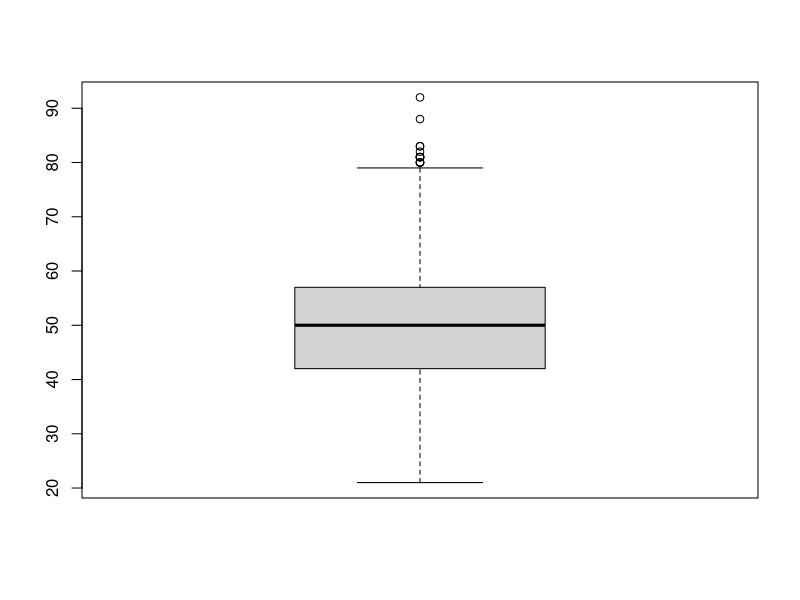

R code for this plot:
# Eleições 2022 ----------------------------------------------------------------
#
# Objetivo: Cruzar dados de bens com informações de perfil de candidatos(as)
#
# Criado por: Haydee Svab em 01/09/2022
# Atualizado por: Haydee Svab em 12/09/2022
# ------------------------------------------------------------------------------

# SETUP INICIAL ----------------------------------------------------------------

# Carrega pacote tidyverse
library(tidyverse)

# Configura diretório de trabalho
setwd("/cloud/project/Aula5_files")

# LEITURA DE ARQUIVOS-----------------------------------------------------------

# Arquivo com todas informações de candidatos(as) de São Paulo
info_candidatos_sp <- data.table::fread(file = "./data/consulta_cand_2022_SP.csv",
                                             sep = ";",
                                             dec = ",",
                                             encoding = "Latin-1")


# Arquivo com todas informações de bens candidatos(as) de São Paulo
info_bens_candidatos_sp <- data.table::fread(file = "./data/bem_candidato_2022_SP.csv",
                                           sep = ";",
                                           dec = ",",
                                           encoding = "Latin-1")

# TRATAMENTO DE DADOS ----------------------------------------------------------

# Total de bens por candidato(a)
df_total_bens_por_candidato <- info_bens_candidatos_sp %>%
  group_by(SQ_CANDIDATO) %>% 
  summarise(VR_BEM_CANDIDATO = sum(VR_BEM_CANDIDATO))

# Junção da informação de bens na tabela de candidatos
df_candidatos_com_bens <- info_candidatos_sp %>%
  left_join(df_total_bens_por_candidato, by = "SQ_CANDIDATO")

# Cálculo de estatística básicas (mínimo, máximo, média, mediana, variância e
# desvio padrão) dos bens declarados
resumo_sp <- df_candidatos_com_bens %>% 
  summarise(minimo = min(VR_BEM_CANDIDATO, na.rm = TRUE),
            maximo = max(VR_BEM_CANDIDATO, na.rm = TRUE),
            media = mean(VR_BEM_CANDIDATO, na.rm = TRUE),
            mediana = median(VR_BEM_CANDIDATO, na.rm = TRUE),
            variancia = var(VR_BEM_CANDIDATO, na.rm = TRUE),
            desvio_padrao = sd(VR_BEM_CANDIDATO, na.rm = TRUE)) %>% 
  mutate(UF = "SP")

# Visualizção de outliers utilizando boxplot (diagrama de caixa) para variável "idade na posse"
boxplot(df_candidatos_com_bens$NR_IDADE_DATA_POSSE)

  
# DESAFIO ----------------------------------------------------------------------

# 1) Junte as seguintes informações de candidatos, do Acre, na tabela de bens

# Arquivo com todas informações de candidatos(as) do Acre
info_candidatos_ac <- data.table::fread(file = "./data/consulta_cand_2022_AC.csv",
                                        sep = ";",
                                        dec = ",",
                                        encoding = "Latin-1")

# Arquivo com todas informações de bens candidatos(as) de São Paulo
info_bens_candidatos_ac <- data.table::fread(file = "./data/bem_candidato_2022_AC.csv",
                                             sep = ";",
                                             dec = ",",
                                             encoding = "Latin-1")

# Junção de algumas informações de candidatos(as) na tabela de bens
info_bens_candidatos_ac <- info_candidatos_ac %>%
  select(DS_CARGO, SQ_CANDIDATO, NR_CANDIDATO, NM_CANDIDATO, NM_URNA_CANDIDATO,
         NM_SOCIAL_CANDIDATO, DS_SITUACAO_CANDIDATURA, SG_PARTIDO, NR_IDADE_DATA_POSSE,
         DS_GENERO, DS_GRAU_INSTRUCAO, DS_ESTADO_CIVIL, DS_COR_RACA, DS_OCUPACAO) %>% 
  right_join(info_bens_candidatos_ac, by = "SQ_CANDIDATO")

# 2) Calcule estatísticas básicas (mínimo, máximo, média, mediana, variância e
# desvio padrão) dos bens declarados de candidatos(as) do Acre

# Cálculo de estatística básicas (mínimo, máximo, média, mediana, variância e
# desvio padrão) dos bens declarados
resumo_ac <- info_bens_candidatos_ac %>% 
  summarise(minimo = min(VR_BEM_CANDIDATO, na.rm = TRUE),
            maximo = max(VR_BEM_CANDIDATO, na.rm = TRUE),
            media = mean(VR_BEM_CANDIDATO, na.rm = TRUE),
            mediana = median(VR_BEM_CANDIDATO, na.rm = TRUE),
            variancia = var(VR_BEM_CANDIDATO, na.rm = TRUE),
            desvio_padrao = sd(VR_BEM_CANDIDATO, na.rm = TRUE)) %>% 
  mutate(UF = "AC")

# 3) Gere um arquivo resumo-estatisticas.csv de saída com as informações de 
# São Paulo e Acre numa tabela só

# Junção de linhas que têm colunas idênticas
resumo <- bind_rows(resumo_ac, resumo_sp)

# Geração de arquivo de saída do tipo csv
data.table::fwrite(x = resumo, file = "data/resumo-estatisticas.csv")

